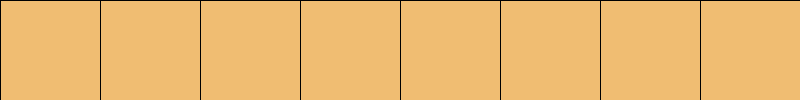
Frame 1 (no input)
Frame 60 (the mouse pressed at the canvas centre just before this capture): identical to frame 1, image omitted
Frame 120 (the mouse held since frame 60 and released just before this capture): identical to frame 1, image omitted

The Processing sketch that drew this single still picture (run headless with seeded random() and noise(); from frame 60 on, the mouse is pressed at the canvas centre):

// Processing sketch: week03_2
// ── week03_2.pde
//week03-2 好玩的程式設計 Processing 結合 for() + if()
//Ctrl-N 開新的程式視窗
void setup() {
  size(800, 100);
}
void draw() {
  background(#F0BD72);//用 Tool-色彩選擇器 挑色彩
  for (int x = 0; x < 800; x += 100) {//x: 0 100 200...
    if ( x < mouseX && mouseX < x +100) fill(0, 255, 0);
    else fill(#F0BD72);//依照 mouseX 的位置,決定色彩
    rect(x, 0, 100, 100);
  }
}
